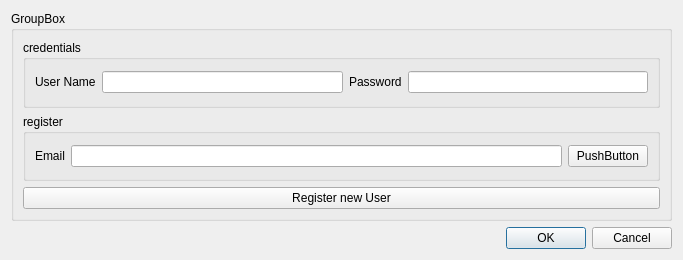
<?xml version="1.0" encoding="UTF-8"?>
<ui version="4.0">
 <class>Dialog</class>
 <widget class="QDialog" name="Dialog">
  <property name="geometry">
   <rect>
    <x>0</x>
    <y>0</y>
    <width>683</width>
    <height>260</height>
   </rect>
  </property>
  <property name="windowTitle">
   <string>Dialog</string>
  </property>
  <layout class="QGridLayout" name="gridLayout_2">
   <item row="1" column="0">
    <widget class="QDialogButtonBox" name="buttonBox">
     <property name="orientation">
      <enum>Qt::Horizontal</enum>
     </property>
     <property name="standardButtons">
      <set>QDialogButtonBox::Cancel|QDialogButtonBox::Ok</set>
     </property>
    </widget>
   </item>
   <item row="0" column="0">
    <widget class="QGroupBox" name="groupBox">
     <property name="title">
      <string>GroupBox</string>
     </property>
     <layout class="QGridLayout" name="gridLayout_4">
      <item row="0" column="0">
       <widget class="QGroupBox" name="GB_credentials">
        <property name="title">
         <string>credentials</string>
        </property>
        <layout class="QGridLayout" name="gridLayout_3">
         <item row="0" column="0">
          <widget class="QLabel" name="label">
           <property name="text">
            <string>User Name</string>
           </property>
          </widget>
         </item>
         <item row="0" column="1">
          <widget class="QLineEdit" name="LE_user_name"/>
         </item>
         <item row="0" column="2">
          <widget class="QLabel" name="label_2">
           <property name="text">
            <string>Password</string>
           </property>
          </widget>
         </item>
         <item row="0" column="3">
          <widget class="QLineEdit" name="LE_password">
           <property name="echoMode">
            <enum>QLineEdit::Password</enum>
           </property>
          </widget>
         </item>
        </layout>
       </widget>
      </item>
      <item row="1" column="0">
       <widget class="QGroupBox" name="GB_register_new_user">
        <property name="title">
         <string>register</string>
        </property>
        <layout class="QGridLayout" name="gridLayout">
         <item row="0" column="0">
          <widget class="QLabel" name="label_3">
           <property name="text">
            <string>Email</string>
           </property>
          </widget>
         </item>
         <item row="0" column="1">
          <widget class="QLineEdit" name="LE_email"/>
         </item>
         <item row="0" column="2">
          <widget class="QPushButton" name="pushButton">
           <property name="text">
            <string>PushButton</string>
           </property>
          </widget>
         </item>
        </layout>
       </widget>
      </item>
      <item row="2" column="0">
       <widget class="QPushButton" name="PB_registe_new_user">
        <property name="text">
         <string>Register new User</string>
        </property>
       </widget>
      </item>
     </layout>
    </widget>
   </item>
  </layout>
 </widget>
 <resources/>
 <connections>
  <connection>
   <sender>buttonBox</sender>
   <signal>accepted()</signal>
   <receiver>Dialog</receiver>
   <slot>accept()</slot>
   <hints>
    <hint type="sourcelabel">
     <x>248</x>
     <y>254</y>
    </hint>
    <hint type="destinationlabel">
     <x>157</x>
     <y>274</y>
    </hint>
   </hints>
  </connection>
  <connection>
   <sender>buttonBox</sender>
   <signal>rejected()</signal>
   <receiver>Dialog</receiver>
   <slot>reject()</slot>
   <hints>
    <hint type="sourcelabel">
     <x>316</x>
     <y>260</y>
    </hint>
    <hint type="destinationlabel">
     <x>286</x>
     <y>274</y>
    </hint>
   </hints>
  </connection>
 </connections>
</ui>
